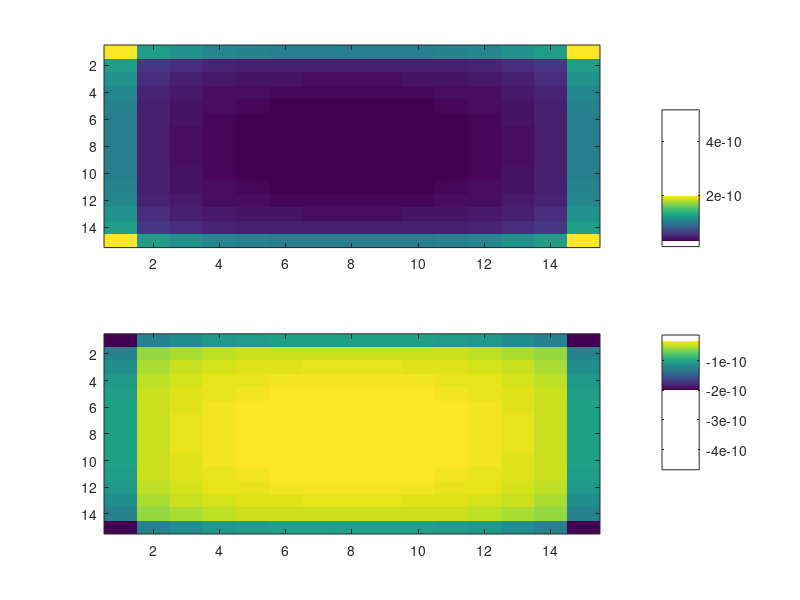
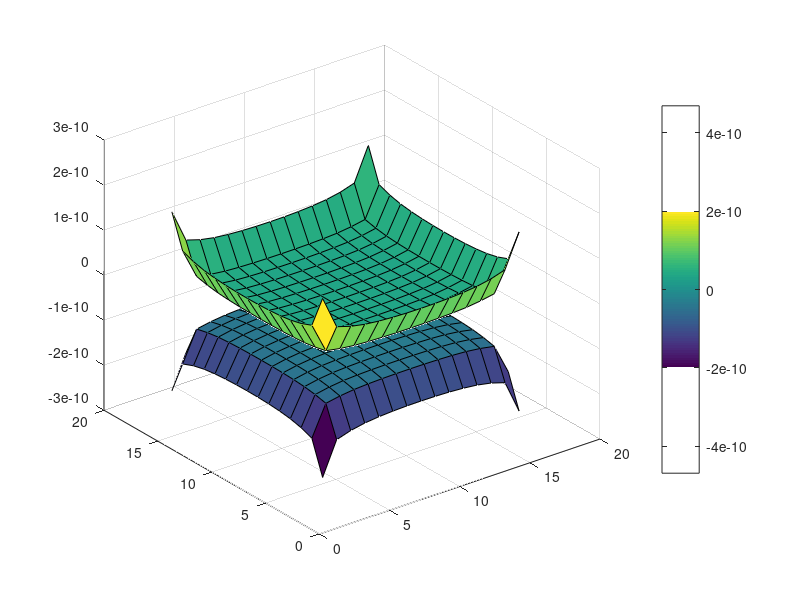
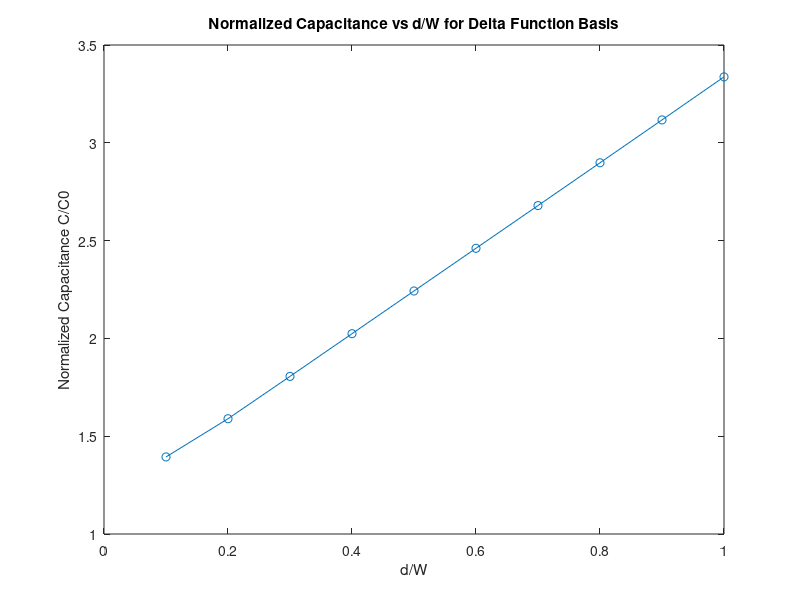

MATLAB code for these plots, in order:
% EE 471 | Ex. 4.17

% Khaldoon Ismaeel 
% 2017 
%
% ------------------------------------------------------------------------
%
% This program is designed to use the Method of Moments to find the
% capacitance as a function of the seperation of distance between parallel
% plates.
%
%
% 
% ------------------------------------------------------------------------
clear
clc


% Variables
W = 1; % width of capacitor plate
d = 1; % distance between plates
Area = W*W; % area of plate
n = 15;
N = n*n; % # of sections
l = W/n; % length of subarea
SA = l*l; % subarea
pi = 3.14159;           %value of pi
DA = pi*(l/2)^2;
V = 1; % potential difference between plates
ep0 = 8.854*10^(-12); % value of epsilon
inc = .1;
distinc = d/inc;
diag = sqrt(DA)/(2*ep0*sqrt(pi)); % diag values  (2*sqrt(pi)
coef = SA/(4*pi*ep0); % coef values for other subareas of plate
rtop = zeros(n);
rbot = zeros(n);
seta = zeros(2*N,2*N);
count = 1;
%counter = 1;
stop = n*n;
% cap = zeros(1,N);
q = zeros(1,distinc);
disvec = zeros(2*N);
var = 1;
counting = 1;
% Creating Matrix of Distances
for counter = 1:distinc
    for varx = 1:n
        for vary = 1:n
            for i = 1:n
                for j = 1:n
                    rtop(i,j) = sqrt(((abs(vary-i))*l)^2 + ((abs(varx-j))*l)^2);
                    rbot(i,j) = sqrt((counting*inc)^2 + (rtop(i,j))^2);
                end
            end
        Rtop = rtop(:)';
        Rbot = rbot(:)';
        Row1 = horzcat(Rtop,Rbot);
        Row2 = horzcat(Rbot,Rtop);
        if count <= N
            disvec(count,:) = Row1;
            disvec(N+count,:) = Row2;
            count = count+1;
        end
        end
    end
    if counting < distinc
        count = 1;
    end
    vec = disvec + eye(2*N);
    B = 1./vec; % Distance is in denominator
    A2 = (ones(2*N)*coef) - eye(2*N)*coef; % Calculating the Coef for not diag
    A3 = eye(2*N)*diag; % Coeff for diag
    A4 = A2 + A3; % Add two togehter
    tote = A4.*B; % Complete Matrix
    bpos = ones(N,1); % vector of ones
    bneg = -ones(N,1); % vector of -ones
    btot = vertcat(bpos,bneg);
    rho = tote\btot; % Calculating total rho Values from +
    halfpos = rho(1:N);
    halfneg = rho(N+1:2*N); % Calculating total rho Values from -
    R1 = reshape(halfpos,n,n);
    R0 = -R1;
    q(1,counting) = sum(halfpos*SA);
    counting = counting+1;
end

dist = inc:inc:d;
dwratio = dist./W;
prod = 1./dwratio.*W;
C0 = prod.*W.*ep0; % analytical capacitance
cap = q./(V-(-V));

capratio = cap./C0;

%display 2D charge density plot where left side is top plate, right side
    %is bottom plate, they are folded open from each other over center line
    %left to right is length, top to bottom is width
figure(1)
subplot(2,1,1)
imagesc(R1)
colorbar
hold on
subplot(2,1,2)
imagesc(R0)
colorbar
hold off

%display 3D charge density plot
figure(2)
surf(R1)
hold on
surf(R0)
hold off
colorbar
%plot normalized capacitance C/C0 for d/W
figure(3)
plot(dwratio,capratio,'-o')
 title('Normalized Capacitance vs d/W for Delta Function Basis')
 xlabel('d/W')
 ylabel('Normalized Capacitance C/C0')
    
% title('Parallel Plate Capacitance with The Increase in Distance')
% xlabel('d/W')
% ylabel('C/C0')
